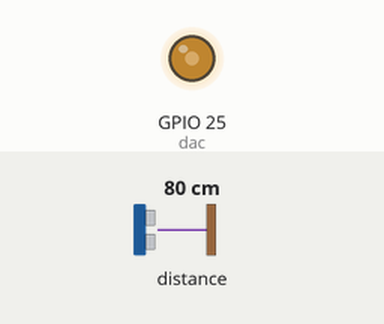
This program was run on a simulated ESP32 board running MicroPython. On the bench: output pins drawn as LEDs (lit = HIGH). Inputs (shaded band) come from the test bench; at power-on: distance to the obstacle 80 cm. Library files of the repository ran but are not shown: 1 file(s).

Above: at 0.4 s.
At 1.2 s:
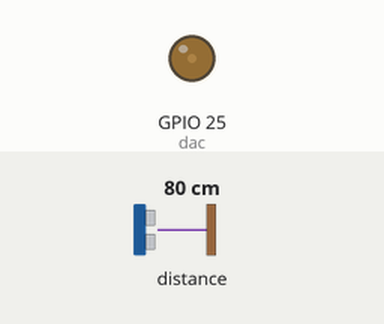
Timing chart, 0 to 0.8 s (numbered marks = the images above; inputs shaded):
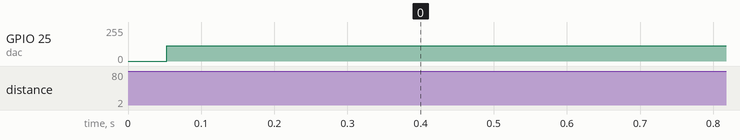

The program:

main.py
```python
from machine import DAC, I2C, Pin
from vl53l0x import VL53L0X
from math import sin, pi
from time import sleep_us

# initialize i2c and ToF sensor
i2c = I2C(scl=Pin(22), sda=Pin(21))
distance = VL53L0X(i2c)

# instantiate DAC channel
dac = DAC(Pin(25,Pin.OUT))

# create a buffer containing a sine-wave
buf = bytearray(50)
for i in range(len(buf)):
    buf[i] = 128 + int(127 * sin(2 * pi * i / len(buf)))

# function to play a tone
def playtone(delay, repetition, dac, buf):
    for j in range(repetition):
        for i in range(len(buf)):
            dac.write(buf[i])
            sleep_us(delay)

while True:
    dis = distance.read()
    # print("Distance: ", dis, " mm")
    playtone(int(dis/50), 10, dac, buf)
```
